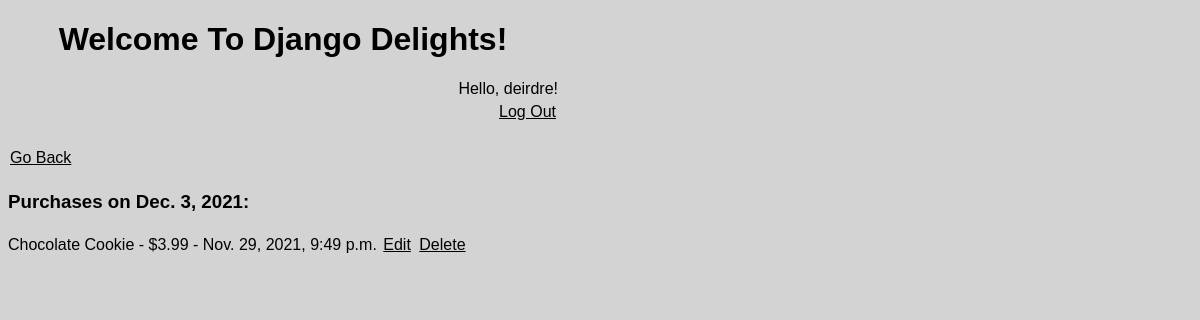
/day/37 (signed in), run on the app's committed database.
### inventory/models.py (models this page shows, shortened)
class RevenueDay(models.Model):
    day = models.DateField(default=timezone.now)
    amount = models.FloatField(default=0)
    cost = models.FloatField(default=0)

class Purchase(models.Model):
    def get_default():
        default = RevenueDay.objects.latest('day')
        default.__repr__()
        return default.pk
    item = models.ForeignKey('MenuItem', on_delete=models.CASCADE)
    timestamp = models.DateTimeField(default=timezone.now)
    day = models.ForeignKey('RevenueDay', on_delete=models.CASCADE, default=get_default)

class MenuItem(models.Model):
    name = models.CharField(max_length=100)
    price = models.FloatField()
    def __str__(self):
        return self.name
    class Meta:
        verbose_name_plural = "Menu Items"

### inventory/views.py (the view)
# urls.py: path("day/<pk>", views.PurchasesByDayView.as_view(), name="purchasesbyday"),
class PurchasesByDayView(LoginRequiredMixin, ListView):
    model = Purchase
    template_name = "inventory/purchasesbyday.html"
    def get_context_data(self, **kwargs):
        context = super(PurchasesByDayView, self).get_context_data(**kwargs)
        context.update({
            'purchases': Purchase.objects.filter(day__pk=self.kwargs['pk']),
            'time': RevenueDay.objects.get(id=self.kwargs['pk']),
        })
        return context

### inventory/templates/inventory/purchasesbyday.html (shortened to what this page needs)
{% include 'inventory/base.html' %}
<a href="{% url 'revenuedayindex' %}">Go Back</a>
<h3>Purchases on {{time.day}}:</h3>
{% for purchase in purchases %}
<span> {{purchase.item}} - ${{purchase.item.price}} - {{purchase.timestamp}}</span>
<a href="{% url 'purchaseupdate' purchase.id %}">Edit</a>
<a href="{% url 'purchasedelete' purchase.id %}">Delete</a>
{% endfor %}

### inventory/templates/inventory/base.html (shortened to what this page needs)
<!DOCTYPE html>
<html lang="en">
{% load static %}
<head>
<link rel="stylesheet" href="{% static 'inventory/style.css' %}">
</head>
<body>
<h1 class="restaurant-title">Welcome To Django Delights!</h1>
{% if request.user.is_authenticated %}
<div class="greeting">
<span>Hello, {{request.user.username}}!</span>
<br>
<a href="{% url 'logout' %}">Log Out</a>
</div>
<br>
{% endif %}
</body>
</html>

### inventory/static/inventory/style.css (style rules this page uses)
body { background-color: lightgrey; font-family: sans-serif; max-width: 550px; }
a { color: black; box-sizing: border-box; font-size: 16px; line-height: 28px; padding-left: 2px; padding-right: 2px; padding-bottom: 5px; }
.restaurant-title { text-align: center; }
.greeting { text-align: right; display: block; }

### data on the page
RevenueDay: day "Dec. 3, 2021"
Purchase: item "Chocolate Cookie", item.price "3.99", timestamp "Nov. 29, 2021, 9:49 p.m."

### other printed values
{{ request.user.username }} "deirdre"
